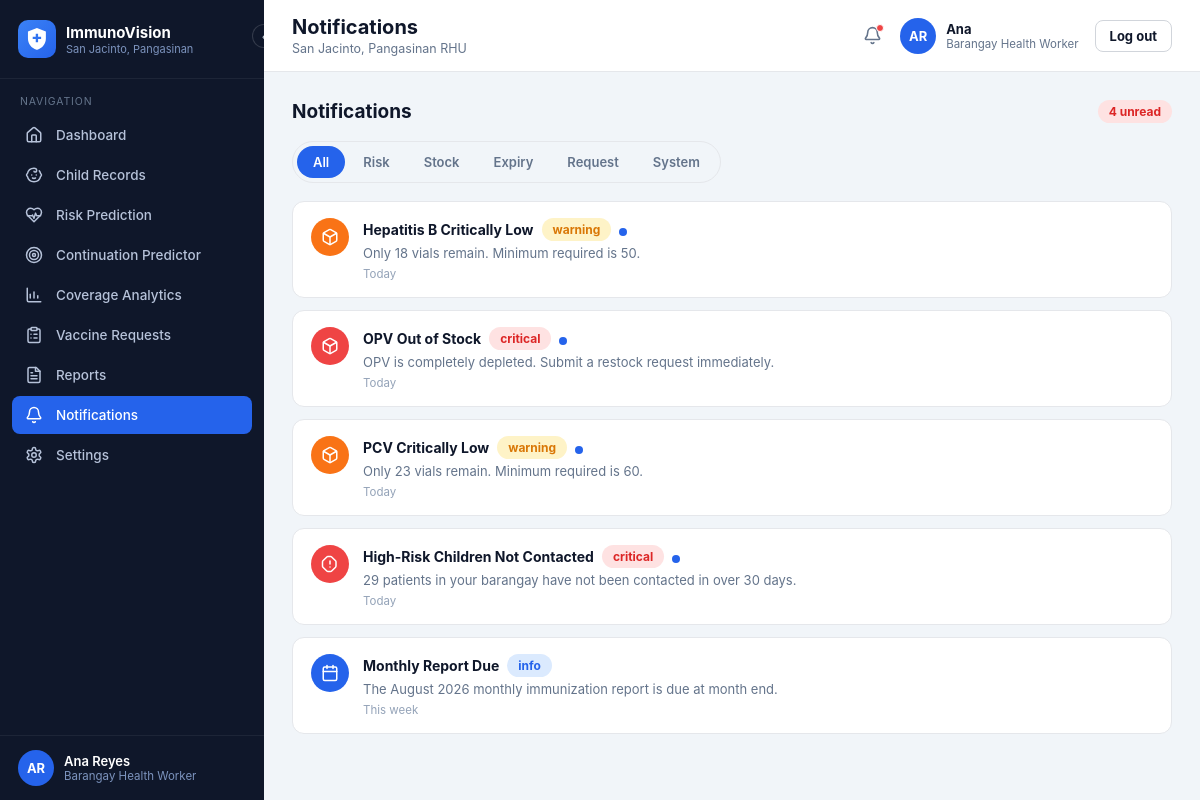
Page /bhw/notifications (signed in) on the committed database.
### models.py (models this page shows, shortened)
class User(UserMixin, db.Model):
    __tablename__ = "users"
    id = db.Column(db.Integer, primary_key=True)
    username = db.Column(db.String(64), unique=True, nullable=False)
    password_hash = db.Column(db.String(255), nullable=False)
    full_name = db.Column(db.String(150), nullable=False)
    role = db.Column(db.String(20), nullable=False)  # admin | rhu | bhw
    barangay_id = db.Column(db.Integer, db.ForeignKey("barangays.id"), nullable=True)
    is_active_flag = db.Column(db.Boolean, default=True, nullable=False)
    created_at = db.Column(db.DateTime, default=datetime.utcnow)
    last_login_at = db.Column(db.DateTime, nullable=True)
    @property
    def is_active(self):
        return self.is_active_flag
    @property
    def role_label(self):
        return {"admin": "System Administrator", "rhu": "RHU Personnel",
                "bhw": "Barangay Health Worker"}.get(self.role, self.role)

### app.py (the view)
@bhw_bp.route("/notifications")
def notifications():
    return render_template("bhw_notifications.html", **_bhw_ctx(
        "notifications", page_title="Notifications", notes=get_notifications("bhw", barangay_id=current_user.barangay_id),
    ))

### app.py (called while the page is built)
def create_app():
    app = Flask(__name__)
    app.config["SECRET_KEY"] = os.environ.get("SECRET_KEY", "dev-secret-key-change-in-production")
    app.config["SQLALCHEMY_DATABASE_URI"] = os.environ.get(
        "DATABASE_URL", f"sqlite:///{DB_PATH}"
    )
    app.config["SQLALCHEMY_TRACK_MODIFICATIONS"] = False
    os.makedirs(os.path.dirname(DB_PATH), exist_ok=True)
    db.init_app(app)
    login_manager.init_app(app)
    app.register_blueprint(auth_bp)
    app.register_blueprint(rhu_bp)
    app.register_blueprint(bhw_bp)
    app.register_blueprint(admin_bp)
    app.register_blueprint(api_bp)
    @login_manager.user_loader
    def load_user(user_id):
        return db.session.get(User, int(user_id))
    @app.context_processor
    def inject_globals():
        return {"today": date.today()}
    return app

def role_required(*roles):
    from functools import wraps
    def decorator(view_func):
        @wraps(view_func)
        def wrapped(*args, **kwargs):
            if not current_user.is_authenticated or current_user.role not in roles:
                abort(403)
            return view_func(*args, **kwargs)
        return wrapped
    return decorator

def build_nav(spec):
    return [{"key": k, "icon": i, "label": l, "url": url_for(e)} for k, i, l, e in spec]

def _children_query(barangay_id=None):
    q = Child.query
    return q.filter(Child.barangay_id == barangay_id) if barangay_id else q

def _cache(key, builder):
    if not has_request_context():
        return builder()
    store = getattr(g, "_iv_cache", None)
    if store is None:
        store = g._iv_cache = {}
    if key not in store:
        store[key] = builder()
    return store[key]

def _records_by_child():
    def build():
        out = defaultdict(list)
        for record in VaccinationRecord.query.all():
            out[record.child_id].append(record)
        return out
    return _cache("records", build)

def _latest_risk_by_child():
    def build():
        out = {}
        for ra in RiskAssessment.query.order_by(
            RiskAssessment.computed_at.asc(), RiskAssessment.id.asc()
        ).all():
            out[ra.child_id] = ra  # later rows overwrite earlier -> newest wins
        return out
    return _cache("risk", build)

def unread_count(notes):
    return sum(1 for n in notes if n.get("unread"))

@bhw_bp.before_request
@login_required
@role_required("bhw")
def _bhw_guard():
    pass

### templates/bhw_notifications.html
{% extends "layout_app.html" %}
{% from "_icons.html" import icon %}
{% block content %}
<div class="page-head">
  <h2>Notifications</h2>
  {% set unread = notes|selectattr('unread')|list|length %}
  {% if unread %}<span class="badge badge-red">{{ unread }} unread</span>{% endif %}
</div>
<div class="pill-tabs" data-tabgroup="notifTabs">
  <button class="pill-tab active" data-tab="All">All</button>
  <button class="pill-tab" data-tab="Risk">Risk</button>
  <button class="pill-tab" data-tab="Stock">Stock</button>
  <button class="pill-tab" data-tab="Expiry">Expiry</button>
  <button class="pill-tab" data-tab="Request">Request</button>
  <button class="pill-tab" data-tab="System">System</button>
</div>
{% for cat in ['All', 'Risk', 'Stock', 'Expiry', 'Request', 'System'] %}
{% set filtered = notes if cat == 'All' else notes|selectattr('category', 'equalto', cat)|list %}
<div data-tabpanel="notifTabs" data-tabvalue="{{ cat }}" {% if cat != 'All' %}style="display:none;"{% endif %}>
  {% for n in filtered %}
    <div class="notif-card">
      <div class="notif-icon {{ n.icon_bg }}">{{ icon(n.icon, 18) }}</div>
      <div style="flex:1;">
        <div class="notif-title-row">
          <span class="notif-title">{{ n.title }}</span>
          <span class="badge badge-{{ 'red' if n.severity=='critical' else 'amber' if n.severity=='warning' else 'blue' }}">{{ n.severity }}</span>
          {% if n.unread %}<span class="unread-dot"></span>{% endif %}
        </div>
        <div class="notif-body">{{ n.body }}</div>
        <div class="notif-time">{{ n.time_label }}</div>
      </div>
    </div>
  {% else %}
    <div class="empty-state"><div class="ic">{{ icon('bell', 34) }}</div><div class="t">No notifications</div><div>You're all caught up</div></div>
  {% endfor %}
</div>
{% endfor %}
{% endblock %}

### templates/layout_app.html (shortened to what this page needs)
{% extends "base.html" %}
{% from "_brand.html" import brand_mark %}
{% from "_icons.html" import icon %}
{% block body %}
<div class="app-shell">
  <aside class="sidebar" id="sidebar">
    <div class="sidebar-header">
      {{ brand_mark(38, 10) }}
      <div class="brand-text">
        <div class="t1">ImmunoVision</div>
        <div class="t2">San Jacinto, Pangasinan</div>
      </div>
      <button class="sidebar-toggle" id="sidebarToggle" type="button" title="Collapse sidebar">‹</button>
    </div>
    <div class="sidebar-section-label">Navigation</div>
    <nav class="sidebar-nav">
      {% for item in nav_items %}
      <a class="nav-item {% if item.key == active %}active{% endif %}" href="{{ item.url }}">
        <span class="icon">{{ icon(item.icon, 18) }}</span>
        <span class="label">{{ item.label }}</span>
      </a>
      {% endfor %}
    </nav>
    <div class="sidebar-footer">
      <div class="avatar-chip">{{ current_user.full_name.split(' ')|map('first')|join('') }}</div>
      <div class="who">
        <div class="name">{{ current_user.full_name }}</div>
        <div class="role">{{ current_user.role_label }}</div>
      </div>
    </div>
  </aside>
  <div class="main-col">
    <header class="topbar">
      <div>
        <h1>{% block page_title %}{{ page_title|default('') }}{% endblock %}</h1>
        <div class="subtitle">{% block page_subtitle %}{{ page_subtitle|default('San Jacinto, Pangasinan RHU') }}{% endblock %}</div>
      </div>
      <div class="topbar-right">
        <a href="{{ notif_url|default('#') }}" class="bell-btn" title="Notifications">{{ icon('bell', 19) }}{% if unread_count and unread_count > 0 %}<span class="bell-dot"></span>{% endif %}</a>
        <div class="account-chip">
          <div class="avatar-chip">{{ current_user.full_name.split(' ')|map('first')|join('') }}</div>
          <div class="who">
            <div class="name">{{ current_user.full_name.split(' ')[0] }}</div>
            <div class="role">{{ current_user.role_label }}</div>
          </div>
          <a href="{{ url_for('auth.logout') }}" class="btn btn-outline btn-sm" style="margin-left:6px;">Log out</a>
        </div>
      </div>
    </header>
    <main class="content">
      {% block content %}{% endblock %}
    </main>
  </div>
</div>
{% endblock %}

### rows in the picture
User: full_name "Ana Reyes", role_label "Barangay Health Worker", full_name "Ana"

### other values in the picture
{{ item.label }} "Dashboard" "Child Records" "Risk Prediction" "Continuation Predictor" "Coverage Analytics" "Vaccine Requests" "Reports" "Notifications" "Settings"
{{ current_user.full_name.split(' ')|map('first')|join('') }} "AR"
{{ page_title|default('') }} "Notifications"
{{ page_subtitle|default('San Jacinto, Pangasinan RHU') }} "San Jacinto, Pangasinan RHU"
{{ unread }} "4"
{{ n.title }} "Hepatitis B Critically Low" "OPV Out of Stock" "PCV Critically Low" "High-Risk Children Not Contacted" "Monthly Report Due"
{{ n.severity }} "warning" "critical" "warning" "critical" "info"
{{ n.body }} "Only 18 vials remain. Minimum required is 50." "OPV is completely depleted. Submit a restock request immediately." "Only 23 vials remain. Minimum required is 60." "29 patients in your barangay have not been contacted in over 30 days." "The August 2026 monthly immunization report is due at month end."
{{ n.time_label }} "Today" "Today" "Today" "Today" "This week"
